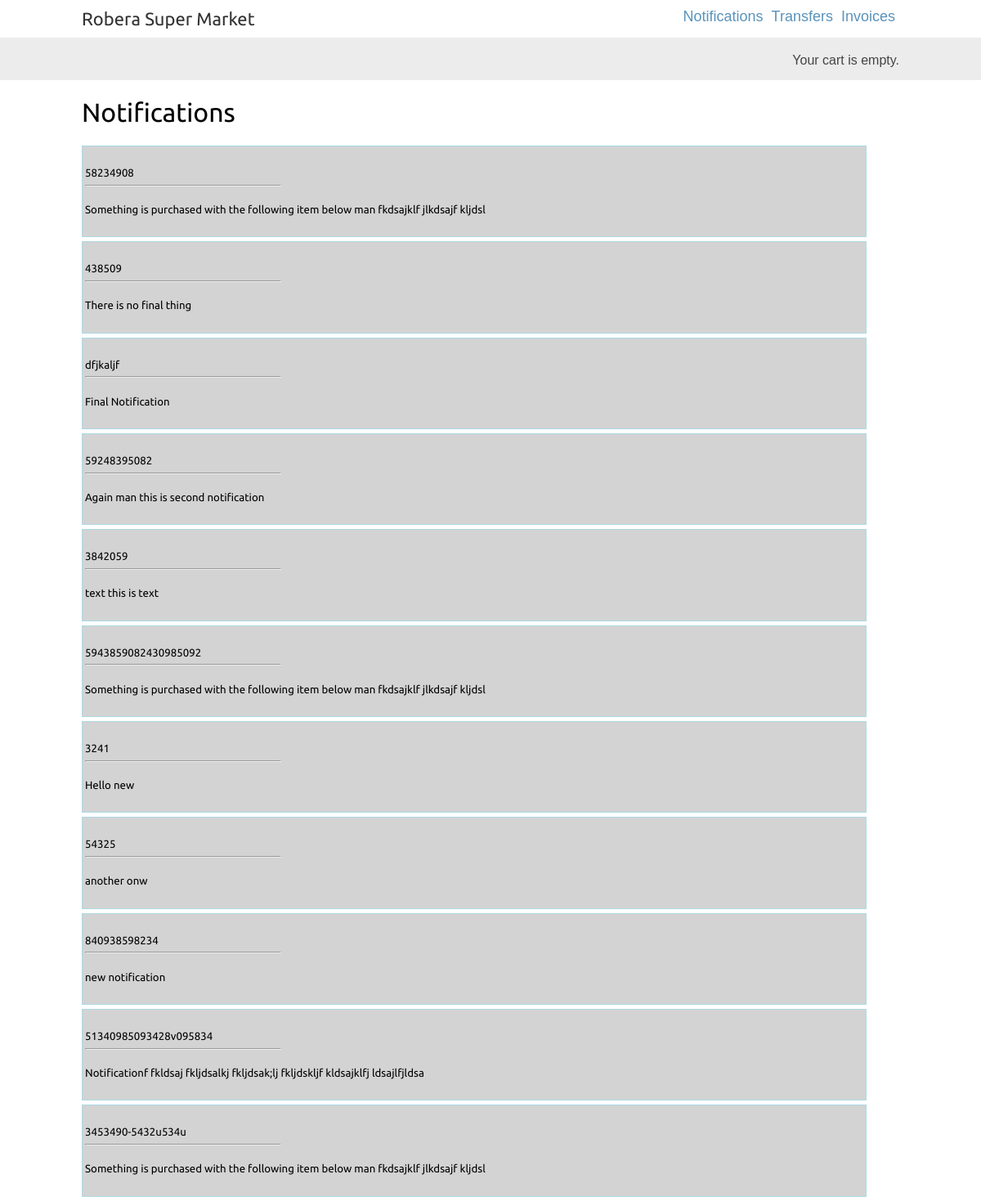
/notifications/, run on the app's committed database.
### shop/models.py (models this page shows, shortened)
class Notification(models.Model):
    text = models.CharField(max_length=400, null=True, blank=True)
    seen = models.BooleanField(default=False)
    date = models.CharField(max_length=100, null=True, blank=True)
    flag = models.BooleanField(default=False)

### shop/views.py (the view)
# urls.py: path('notifications/', views.notification_list, name='notification_list'),
def notification_list(request):
    flaggeds = Notification.objects.filter(flag=True)
    for flagged in flaggeds:
        flagged.seen = True
        flagged.save()
    unseens = Notification.objects.filter(seen=False)
    for unseen in unseens:
        unseen.flag = True
        unseen.save()
    notifications = Notification.objects.all().order_by('-id')
    return render(request,
                  'shop/product/notification_list.html',
                  {
                   'notifications': notifications})

### cart/cart.py (called while the page is built)
    def __len__(self):
        return sum(item['quantity'] for item in self.cart.values())

### cart/context_processors.py (called while the page is built)
def cart(request):
    return {'cart': Cart(request)}

### shop/templates/shop/product/notification_list.html (shortened to what this page needs)
{% extends "shop/base.html" %}
{% load static %}
{% block content %}
  <div id="main" class="product-list" >
    <h1>Notifications</h1>
    <div id="box">
    {% for notification in notifications %}
      <div class="notify" style="border: 1px solid lightblue; background-color: lightgray; text-align: left; padding: 3px; margin-bottom: 5px;">
        {% if notification.seen == False %}
        <h5 style="text-style: bold; color: red;">{{notification.date}}<br><hr style="width: 25%; float: left;"><br><br>{{notification.text}}</h5>
        {% else %}
        <h5>{{notification.date}}<br><hr style="width: 25%; float: left;"><br><br>{{notification.text}}</h5>
        {% endif %}
      </div>
    {% endfor %}
  </div>
  </div>
{% endblock %}

### shop/static/css/base.css (style rules this page uses)
body { margin:0; padding:0; font-family:helvetica, sans-serif; }
h1, h2, h3, h4, h5 , h6 { font-family: 'Ubuntu', sans-serif; font-weight:normal; }
#main { float:left; width: 96%; margin-right:-220px; overflow:hidden; }

### data on the page
Notification: date "58234908", text "Something is purchased with the following item below man fkdsajklf jlkdsajf kljdsl"
Notification: date "438509", text "There is no final thing"
Notification: date "dfjkaljf", text "Final Notification"
Notification: date "59248395082", text "Again man this is second notification"
Notification: date "3842059", text "text this is text"
Notification: date "5943859082430985092", text "Something is purchased with the following item below man fkdsajklf jlkdsajf kljdsl"
Notification: date "3241", text "Hello new"
Notification: date "54325", text "another onw"
Notification: date "840938598234", text "new notification"
Notification: date "51340985093428v095834", text "Notificationf fkldsaj fkljdsalkj fkljdsak;lj fkljdskljf kldsajklfj ldsajlfjldsa"
Notification: date "3453490-5432u534u", text "Something is purchased with the following item below man fkdsajklf jlkdsajf kljdsl"
